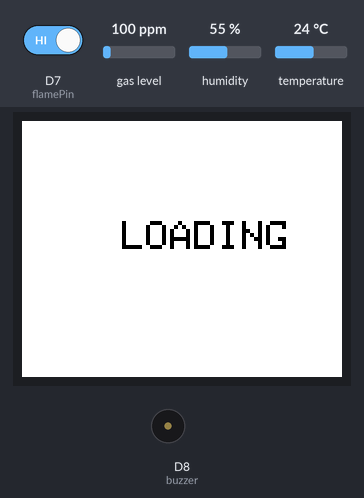
Bench run of a sketch on a simulated ESP8266 (NodeMCU). Shown: 160×128 colour display, buzzer (waves = sounding). The inputs (shaded band) are chosen by the test bench; at power-on: temperature 24 °C, D7 (flamePin) HIGH, gas level 100 ppm, humidity 55 %. WiFi joins after 1.5 s; servers stay silent unless stated; what the sketch prints to the serial monitor is not drawn.

Above: at 1.2 s.
At 9.2 s:
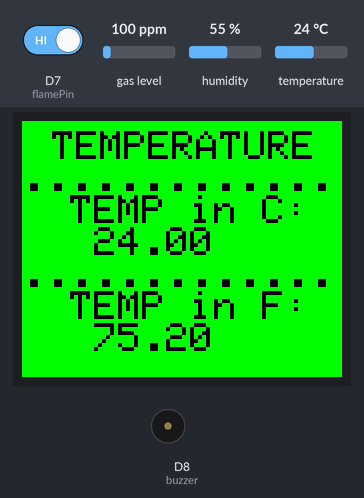
9.3 s: temperature set to 12 °C
At 14.3 s:
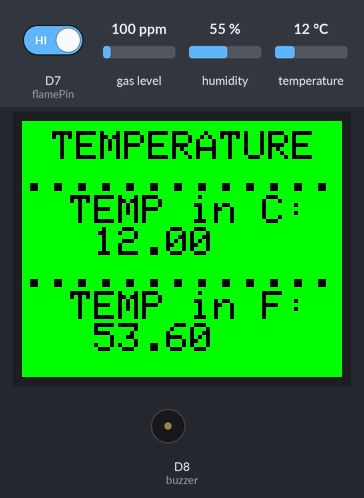
15.2 s: D7 (flamePin) driven LOW
At 16.5 s:
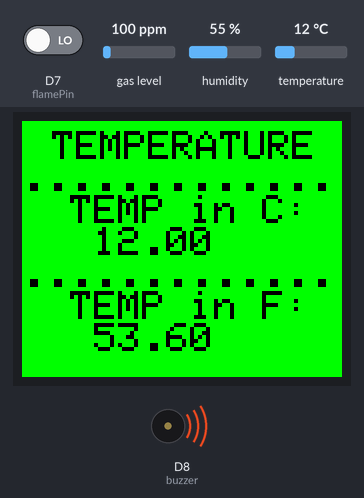
17.3 s: temperature set to 19 °C
At 31.0 s:
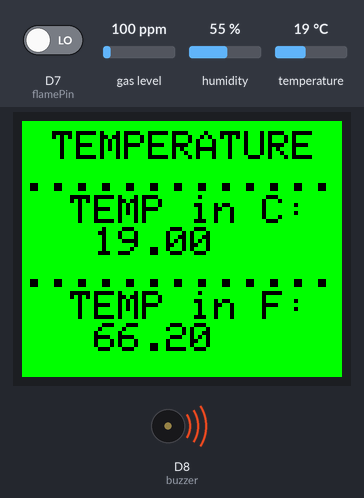
Timing chart, 0 to 36.3 s (numbered marks = the images above; inputs shaded):
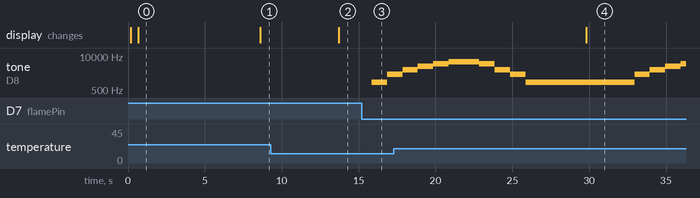

The sketch:

Firebase_test.ino
```cpp
#include <Adafruit_GFX.h>    // Core graphics library
#include <Adafruit_ST7735.h> // Hardware-specific library
#include <SPI.h>
#include <MQ2.h>
#include <ESP8266WiFi.h>
#include <FirebaseArduino.h>
#include <DHT.h>
#define TFT_CS     D1
#define TFT_RST    D3  // you can also connect this to the Arduino reset
                      // in which case, set this #define pin to 0!
#define TFT_DC     D5

// Option 1 (recommended): must use the hardware SPI pins
// (for UNO thats sclk = 13 and sid = 11) and pin 10 must be
// an output. This is much faster - also required if you want
// to use the microSD card (see the image drawing example)
//Adafruit_ST7735 tft = Adafruit_ST7735(TFT_CS,  TFT_DC, TFT_RST);

// Option 2: use any pins but a little slower!
#define TFT_SCLK D0   // set these to be whatever pins you like!
#define TFT_MOSI D2   // set these to be whatever pins you like!
Adafruit_ST7735 tft = Adafruit_ST7735(TFT_CS, TFT_DC, TFT_MOSI, TFT_SCLK, TFT_RST);


float p = 3.1415926;

#define WIFI_SSID ""
#define WIFI_PASSWORD ""
#define FIREBASE_HOST ""
#define FIREBASE_AUTH ""


const int flamePin = D7;
int Flame = HIGH;
DHT dht;

int Analog_Input = A0;
int lpg, co, smoke;
MQ2 mq2(Analog_Input);
const int buzzer = D8;


void setup(void) {
 Serial.begin(9600);
  Serial.print("Hello! ST7735 TFT Test");

  // Use this initializer if you're using a 1.8" TFT
  tft.initR(INITR_BLACKTAB);   // initialize a ST7735S chip, black tab

  // Use this initializer (uncomment) if you're using a 1.44" TFT
  //tft.initR(INITR_144GREENTAB);   // initialize a ST7735S chip, black tab

  Serial.println("Initialized");

  uint16_t time = millis();
  tft.fillScreen(ST7735_WHITE);
  time = millis() - time;

  Serial.println(time, DEC);
  delay(500);

  //Rotate screen
  tft.setRotation(1);
  tft.setCursor(50, 50);
tft.setTextColor(ST7735_BLACK);
  tft.setTextSize(2);
  tft.print("LOADING");
  delay(500);
  // tft print function!
//  tftPrintTest();
  pinMode(buzzer, OUTPUT); // Set buzzer - pin 9 as an output
  pinMode(flamePin, INPUT);


dht.setup(D6);

  delay(2000);
  Serial.println('\n');
  mq2.begin();
  wifiConnect();

  Firebase.begin(FIREBASE_HOST, FIREBASE_AUTH);


  delay(10);


}


void loop()
{
delay(dht.getMinimumSamplingPeriod()); /* Delay of amount equal to sampling period */
  float humidity = dht.getHumidity();/* Get humidity value */
  float temperature = dht.getTemperature();/* Get temperature value */
  float temperature_F=temperature*9/5+32;
  Firebase.setFloat("DHT/Json/temp",temperature);
  Firebase.setFloat("DHT/Json/temp_F",temperature_F);
  Firebase.setFloat("DHT/Json/hum",humidity);
  Serial.print(dht.getStatusString());/* Print status of communication */
  Serial.print("\t");
  Serial.print(humidity, 1);
  Serial.print("\t\t");
  Serial.print(temperature, 1);
  Serial.print("\t\t");
  Serial.println(dht.toFahrenheit(temperature), 1);


  float* values= mq2.read(true); //set it false if you don't want to print the values in the Serial
  //lpg = values[0];
  lpg = mq2.readLPG();
  //co = values[1];
  co = mq2.readCO();
  //smoke = values[2];
  smoke = mq2.readSmoke();
  Firebase.setFloat("SmokeSensor/Json/smoke",smoke);
  Firebase.setFloat("SmokeSensor/Json/co",co);
  Firebase.setFloat("SmokeSensor/Json/lpg",lpg);

    tft.setTextWrap(false);
  //tft.fillScreen(ST7735_BLACK);
  tft.setCursor(15, 5);
  tft.setTextColor(ST7735_RED);
  tft.setTextSize(2);
  tft.fillScreen(ST7735_GREEN);
  tft.setTextColor(ST7735_BLACK);
  tft.println("TEMPERATURE");
  tft.println(".................................");
  tft.println("  TEMP in C:");
  tft.print("   ");
  tft.println(temperature);
  tft.println(".................................");

  tft.println("  TEMP in F:");
  tft.print("   ");
  tft.println( temperature_F);
  delay(2000);


  Flame = digitalRead(flamePin);
  if (Flame== LOW)
  {
   Firebase.setFloat("FIRE",1);
   tone(buzzer, 1000);
  delay(1000);
  tone(buzzer, 2000);
  delay(1000);
  tone(buzzer, 3000);
  delay(1000);
  tone(buzzer, 4000);
  delay(1000);
  tone(buzzer, 5000);
  delay(1000);
  tone(buzzer, 6000);// Send 1KHz sound signal...
  delay(1000);

  tone(buzzer, 6000);
  delay(1000);
  tone(buzzer, 5000);
  delay(1000);
  tone(buzzer, 3000);
  delay(1000);
  tone(buzzer, 2000);
  delay(1000);
  tone(buzzer, 1000);
  delay(1000);// Send 1KHz sound signal...


  }
  else
  {
    Firebase.setFloat("FIRE",0);
    noTone(buzzer);
  }


if(WiFi.status() != WL_CONNECTED)
{
  wifiConnect();
}
delay(10);

}

void wifiConnect()
{
  WiFi.begin(WIFI_SSID, WIFI_PASSWORD);             // Connect to the network
  Serial.print("Connecting to ");
  Serial.print(WIFI_SSID);
  Serial.println(" ...");

  int teller = 0;
  while (WiFi.status() != WL_CONNECTED)
  {                                       // Wait for the Wi-Fi to connect
    delay(1000);
    Serial.print(++teller); Serial.print(' ');
  }

  Serial.println('\n');
  Serial.println("Connection established!");
  Serial.print("IP address:\t");
  Serial.println(WiFi.localIP());         // Send the IP address of the ESP8266 to the computer
}
//void tftPrintTest() {
//  tft.setRotation(1);
//  String txt = "Hi Iam Alek";
//  tft.setTextWrap(false);
//  //tft.fillScreen(ST7735_BLACK);
//  tft.setCursor(0, 0);
//  tft.setTextColor(ST7735_RED);
//  tft.setTextSize(2);
//  a=Firebase.getFloat("SmokeSensor/Json/smoke",smoke);
//  tft.println(a);
//  delay(500);
//  tft.setTextColor(ST7735_WHITE);
//  tft.println(txt);
//  delay(500);
//  tft.setTextColor(ST7735_YELLOW);
//  tft.println(txt);
//  delay(500);
//  tft.setTextColor(ST7735_BLUE);
//  tft.println(txt);
//  delay(500);
//  tft.setTextColor(ST7735_GREEN);
//  tft.println(txt);
//  delay(500);
//  tft.setTextColor(ST7735_WHITE);
//  tft.println("");
//  tft.println("   DOT COM");
//  delay(2000);
//}
```

Measured:
- after the input at 9.3 s, the display: changes after 4.4 s (image 2)
- after the input at 15.2 s, tone on D8 (buzzer): silent → 1000 Hz after 0.66 s, → 2000 Hz 1.0 s later
- after the input at 17.3 s, the display: changes after 12.5 s (image 4)
- what the display in image 0 shows lasts 7.9 s, from 0.7 s to 8.6 s
